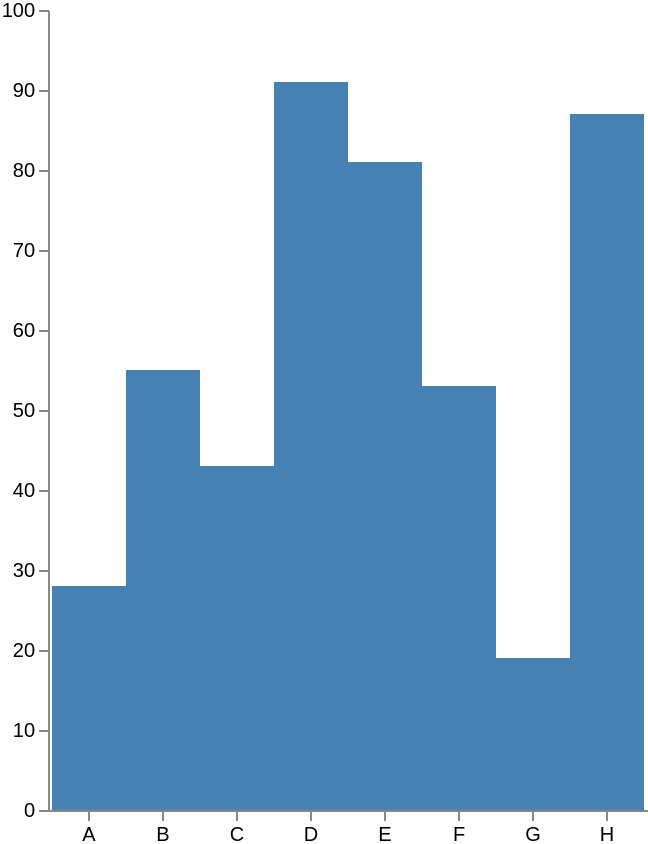

This figure's Vega-Lite source:
### Vega specification from a JSON file in a GitHub repository (floating-point values rounded to 4 significant figures)
{"$schema": "https://vega.github.io/schema/vega/v5.json", "description": "A basic bar chart example, with value labels shown upon mouse hover.", "padding": 5, "width": 300, "height": 400, "data": [{"name": "table", "values": [{"category": "A", "amount": 28}, {"category": "B", "amount": 55}, {"category": "C", "amount": 43}, {"category": "D", "amount": 91}, {"category": "E", "amount": 81}, {"category": "F", "amount": 53}, {"category": "G", "amount": 19}, {"category": "H", "amount": 87}]}], "signals": [{"name": "bar_color", "value": "steelblue"}, {"name": "padding_factor", "value": 0}, {"name": "padding", "update": "padding_factor / 100"}], "scales": [{"name": "xscale", "type": "band", "domain": {"data": "table", "field": "category"}, "range": "width", "padding": {"signal": "padding"}, "round": true}, {"name": "yscale", "domain": {"data": "table", "field": "amount"}, "nice": true, "range": "height"}], "axes": [{"orient": "bottom", "scale": "xscale"}, {"orient": "left", "scale": "yscale"}], "marks": [{"type": "rect", "from": {"data": "table"}, "encode": {"update": {"x": {"scale": "xscale", "field": "category"}, "width": {"scale": "xscale", "band": 1}, "y": {"scale": "yscale", "field": "amount"}, "y2": {"scale": "yscale", "value": 0}, "fill": {"signal": "bar_color"}}}}]}
